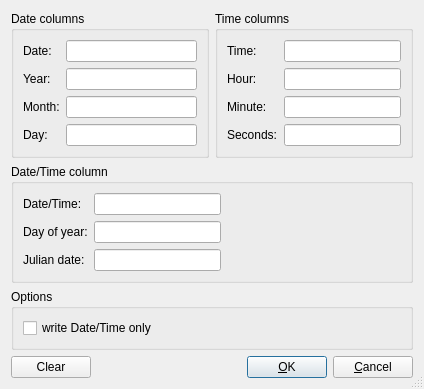
<?xml version="1.0" encoding="UTF-8"?>
<ui version="4.0">
 <class>DateTimeDialog</class>
 <widget class="QDialog" name="DateTimeDialog">
  <property name="geometry">
   <rect>
    <x>0</x>
    <y>0</y>
    <width>424</width>
    <height>347</height>
   </rect>
  </property>
  <property name="windowTitle">
   <string>Date/Time dialog</string>
  </property>
  <property name="sizeGripEnabled">
   <bool>true</bool>
  </property>
  <layout class="QGridLayout" name="gridLayout_5">
   <item row="0" column="0">
    <widget class="QGroupBox" name="DateGroupBox">
     <property name="title">
      <string>Date columns</string>
     </property>
     <layout class="QGridLayout" name="gridLayout_2">
      <item row="0" column="0">
       <widget class="QLabel" name="label_7">
        <property name="text">
         <string>Date:</string>
        </property>
       </widget>
      </item>
      <item row="0" column="1">
       <widget class="QLineEdit" name="DateColumn_lineEdit"/>
      </item>
      <item row="1" column="0">
       <widget class="QLabel" name="label">
        <property name="text">
         <string>Year:</string>
        </property>
       </widget>
      </item>
      <item row="1" column="1">
       <widget class="QLineEdit" name="YearColumn_lineEdit"/>
      </item>
      <item row="2" column="0">
       <widget class="QLabel" name="label_2">
        <property name="text">
         <string>Month:</string>
        </property>
       </widget>
      </item>
      <item row="2" column="1">
       <widget class="QLineEdit" name="MonthColumn_lineEdit"/>
      </item>
      <item row="3" column="0">
       <widget class="QLabel" name="label_3">
        <property name="text">
         <string>Day:</string>
        </property>
       </widget>
      </item>
      <item row="3" column="1">
       <widget class="QLineEdit" name="DayColumn_lineEdit"/>
      </item>
     </layout>
    </widget>
   </item>
   <item row="0" column="1">
    <widget class="QGroupBox" name="TimeGroupBox">
     <property name="title">
      <string>Time columns</string>
     </property>
     <layout class="QGridLayout" name="gridLayout_3">
      <item row="0" column="0">
       <widget class="QLabel" name="label_8">
        <property name="text">
         <string>Time:</string>
        </property>
       </widget>
      </item>
      <item row="0" column="1">
       <widget class="QLineEdit" name="TimeColumn_lineEdit">
        <property name="text">
         <string/>
        </property>
       </widget>
      </item>
      <item row="1" column="0">
       <widget class="QLabel" name="label_4">
        <property name="text">
         <string>Hour:</string>
        </property>
       </widget>
      </item>
      <item row="1" column="1">
       <widget class="QLineEdit" name="HourColumn_lineEdit"/>
      </item>
      <item row="2" column="0">
       <widget class="QLabel" name="label_5">
        <property name="text">
         <string>Minute:</string>
        </property>
       </widget>
      </item>
      <item row="2" column="1">
       <widget class="QLineEdit" name="MinuteColumn_lineEdit"/>
      </item>
      <item row="3" column="0">
       <widget class="QLabel" name="label_6">
        <property name="text">
         <string>Seconds:</string>
        </property>
       </widget>
      </item>
      <item row="3" column="1">
       <widget class="QLineEdit" name="SecondColumn_lineEdit"/>
      </item>
     </layout>
    </widget>
   </item>
   <item row="1" column="0" colspan="2">
    <widget class="QGroupBox" name="DateTimeGroupBox">
     <property name="title">
      <string>Date/Time column</string>
     </property>
     <layout class="QGridLayout" name="gridLayout_4">
      <item row="0" column="0">
       <widget class="QLabel" name="label_9">
        <property name="text">
         <string>Date/Time:</string>
        </property>
       </widget>
      </item>
      <item row="0" column="1">
       <widget class="QLineEdit" name="DateTimeColumn_lineEdit"/>
      </item>
      <item row="0" column="2">
       <spacer name="horizontalSpacer_2">
        <property name="orientation">
         <enum>Qt::Horizontal</enum>
        </property>
        <property name="sizeHint" stdset="0">
         <size>
          <width>180</width>
          <height>20</height>
         </size>
        </property>
       </spacer>
      </item>
      <item row="1" column="0">
       <widget class="QLabel" name="label_10">
        <property name="text">
         <string>Day of year:</string>
        </property>
       </widget>
      </item>
      <item row="1" column="1">
       <widget class="QLineEdit" name="DayOfYearColumn_lineEdit"/>
      </item>
      <item row="1" column="2">
       <spacer name="horizontalSpacer_3">
        <property name="orientation">
         <enum>Qt::Horizontal</enum>
        </property>
        <property name="sizeHint" stdset="0">
         <size>
          <width>180</width>
          <height>20</height>
         </size>
        </property>
       </spacer>
      </item>
      <item row="2" column="0">
       <widget class="QLabel" name="label_11">
        <property name="text">
         <string>Julian date:</string>
        </property>
       </widget>
      </item>
      <item row="2" column="1">
       <widget class="QLineEdit" name="JulianDayColumn_lineEdit"/>
      </item>
      <item row="2" column="2">
       <spacer name="horizontalSpacer_4">
        <property name="orientation">
         <enum>Qt::Horizontal</enum>
        </property>
        <property name="sizeHint" stdset="0">
         <size>
          <width>180</width>
          <height>20</height>
         </size>
        </property>
       </spacer>
      </item>
     </layout>
    </widget>
   </item>
   <item row="2" column="0" colspan="2">
    <widget class="QGroupBox" name="OptionsGroupBox">
     <property name="title">
      <string>Options</string>
     </property>
     <layout class="QGridLayout" name="gridLayout">
      <item row="0" column="0">
       <widget class="QCheckBox" name="WriteDateTimeOnly_checkBox">
        <property name="text">
         <string>write Date/Time only</string>
        </property>
       </widget>
      </item>
     </layout>
    </widget>
   </item>
   <item row="3" column="0" colspan="2">
    <layout class="QHBoxLayout" name="horizontalLayout">
     <item>
      <widget class="QPushButton" name="ClearAll_pushButton">
       <property name="text">
        <string>Clear</string>
       </property>
      </widget>
     </item>
     <item>
      <spacer name="horizontalSpacer">
       <property name="orientation">
        <enum>Qt::Horizontal</enum>
       </property>
       <property name="sizeHint" stdset="0">
        <size>
         <width>40</width>
         <height>20</height>
        </size>
       </property>
      </spacer>
     </item>
     <item>
      <widget class="QPushButton" name="OK_pushButton">
       <property name="text">
        <string>&amp;OK</string>
       </property>
       <property name="default">
        <bool>true</bool>
       </property>
      </widget>
     </item>
     <item>
      <widget class="QPushButton" name="Cancel_pushButton">
       <property name="text">
        <string>&amp;Cancel</string>
       </property>
      </widget>
     </item>
    </layout>
   </item>
  </layout>
 </widget>
 <tabstops>
  <tabstop>DateColumn_lineEdit</tabstop>
  <tabstop>YearColumn_lineEdit</tabstop>
  <tabstop>MonthColumn_lineEdit</tabstop>
  <tabstop>DayColumn_lineEdit</tabstop>
  <tabstop>TimeColumn_lineEdit</tabstop>
  <tabstop>HourColumn_lineEdit</tabstop>
  <tabstop>MinuteColumn_lineEdit</tabstop>
  <tabstop>SecondColumn_lineEdit</tabstop>
  <tabstop>DateTimeColumn_lineEdit</tabstop>
  <tabstop>DayOfYearColumn_lineEdit</tabstop>
  <tabstop>JulianDayColumn_lineEdit</tabstop>
  <tabstop>WriteDateTimeOnly_checkBox</tabstop>
  <tabstop>ClearAll_pushButton</tabstop>
  <tabstop>OK_pushButton</tabstop>
  <tabstop>Cancel_pushButton</tabstop>
 </tabstops>
 <resources/>
 <connections/>
</ui>
